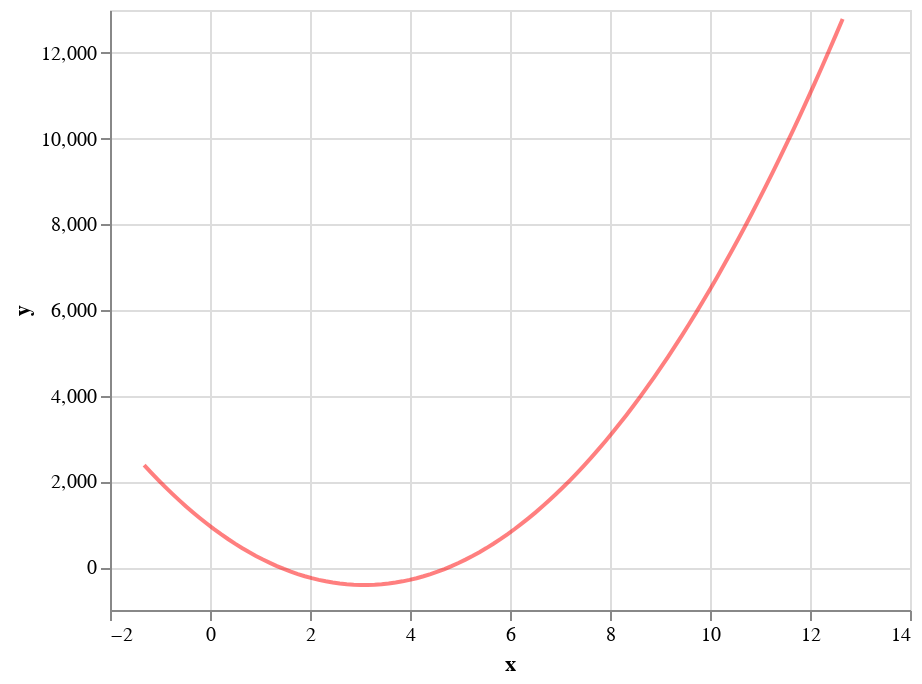

The code cell stored with this chart in its notebook:
### Code cell
#prediction grid
poly_pred_grid = pd.DataFrame({
    "x": np.linspace(poly_df['x'].min(), poly_df['x'].max(), num=101)
})

def get_one_bootstrap_poly_fit():
    #resample the data with replacement (replace=True) to a data frame with 
    #the same number of data points (frac=1.0)
    resampled_df = poly_df.sample(frac=1.0, replace=True)

    #fit model to resampled data
    X = resampled_df[['x']] #[[ ]] subsets so X remains a DataFrame
    y = resampled_df['y']   #y should be an array, so we use [ ]
    
    #x must be transformed into polynomials (e.g. x, x^2, x^3 ... up to the value of `degree`)
    polynomial_features = PolynomialFeatures(degree=2)
    X_poly = polynomial_features.fit_transform(X)
    poly_reg = linear_model.LinearRegression()
    poly_reg.fit(X_poly, y)
    
    return poly_reg


def get_poly_fit_chart(poly_reg, opacity=0.5):
    #use the model to predict y at each x position
    polynomial_features = PolynomialFeatures(degree=2)
    pred_df = pd.DataFrame({
        'x': poly_pred_grid['x'],
        'y': poly_reg.predict(polynomial_features.fit_transform(poly_pred_grid))
    })

    #return an Altair chart showing the fit line
    return alt.Chart(pred_df).mark_line(
        opacity=opacity,
        color='red'
    ).encode(
        x='x',
        y='y'
    )

poly_reg = get_one_bootstrap_poly_fit()
get_poly_fit_chart(poly_reg)

### Figure 1 — Vega-Lite specification as saved in the notebook (floating-point values rounded to 4 significant figures)
{"config": {"view": {"continuousWidth": 400, "continuousHeight": 300}}, "data": {"name": "data-cc99e34557cf7e9030780b1488f2f9bd"}, "mark": {"type": "line", "color": "red", "opacity": 0.5}, "encoding": {"x": {"field": "x", "type": "quantitative"}, "y": {"field": "y", "type": "quantitative"}}, "$schema": "https://vega.github.io/schema/vega-lite/v4.17.0.json", "datasets": {"data-cc99e34557cf7e9030780b1488f2f9bd": [{"x": -1.317, "y": 2381.0}, {"x": -1.177, "y": 2206.0}, {"x": -1.037, "y": 2037.0}, {"x": -0.8978, "y": 1874.0}, {"x": -0.7581, "y": 1716.0}, {"x": -0.6184, "y": 1564.0}, {"x": -0.4787, "y": 1417.0}, {"x": -0.339, "y": 1277.0}, {"x": -0.1993, "y": 1141.0}, {"x": -0.05955, "y": 1012.0}, {"x": 0.08015, "y": 887.7}, {"x": 0.2198, "y": 769.4}, {"x": 0.3595, "y": 656.6}, {"x": 0.4992, "y": 549.5}, {"x": 0.6389, "y": 448.1}, {"x": 0.7786, "y": 352.3}, {"x": 0.9183, "y": 262.1}, {"x": 1.058, "y": 177.5}, {"x": 1.198, "y": 98.56}, {"x": 1.337, "y": 25.26}, {"x": 1.477, "y": -42.41}, {"x": 1.617, "y": -104.5}, {"x": 1.757, "y": -160.9}, {"x": 1.896, "y": -211.6}, {"x": 2.036, "y": -256.8}, {"x": 2.176, "y": -296.3}, {"x": 2.315, "y": -330.2}, {"x": 2.455, "y": -358.4}, {"x": 2.595, "y": -381.0}, {"x": 2.734, "y": -398.0}, {"x": 2.874, "y": -409.4}, {"x": 3.014, "y": -415.1}, {"x": 3.154, "y": -415.2}, {"x": 3.293, "y": -409.6}, {"x": 3.433, "y": -398.5}, {"x": 3.573, "y": -381.7}, {"x": 3.712, "y": -359.2}, {"x": 3.852, "y": -331.2}, {"x": 3.992, "y": -297.5}, {"x": 4.131, "y": -258.1}, {"x": 4.271, "y": -213.2}, {"x": 4.411, "y": -162.6}, {"x": 4.551, "y": -106.4}, {"x": 4.69, "y": -44.5}, {"x": 4.83, "y": 22.99}, {"x": 4.97, "y": 96.11}, {"x": 5.109, "y": 174.9}, {"x": 5.249, "y": 259.3}, {"x": 5.389, "y": 349.3}, {"x": 5.528, "y": 444.9}, {"x": 5.668, "y": 546.2}, {"x": 5.808, "y": 653.1}, {"x": 5.948, "y": 765.6}, {"x": 6.087, "y": 883.8}, {"x": 6.227, "y": 1008.0}, {"x": 6.367, "y": 1137.0}, {"x": 6.506, "y": 1272.0}, {"x": 6.646, "y": 1413.0}, {"x": 6.786, "y": 1559.0}, {"x": 6.925, "y": 1711.0}, {"x": 7.065, "y": 1869.0}, {"x": 7.205, "y": 2032.0}, {"x": 7.345, "y": 2201.0}, {"x": 7.484, "y": 2375.0}, {"x": 7.624, "y": 2555.0}, {"x": 7.764, "y": 2741.0}, {"x": 7.903, "y": 2933.0}, {"x": 8.043, "y": 3130.0}, {"x": 8.183, "y": 3332.0}, {"x": 8.322, "y": 3541.0}, {"x": 8.462, "y": 3754.0}, {"x": 8.602, "y": 3974.0}, {"x": 8.742, "y": 4199.0}, {"x": 8.881, "y": 4430.0}, {"x": 9.021, "y": 4666.0}, {"x": 9.161, "y": 4908.0}, {"x": 9.3, "y": 5156.0}, {"x": 9.44, "y": 5410.0}, {"x": 9.58, "y": 5668.0}, {"x": 9.719, "y": 5933.0}, {"x": 9.859, "y": 6203.0}, {"x": 9.999, "y": 6479.0}, {"x": 10.14, "y": 6761.0}, {"x": 10.28, "y": 7048.0}, {"x": 10.42, "y": 7341.0}, {"x": 10.56, "y": 7639.0}, {"x": 10.7, "y": 7943.0}, {"x": 10.84, "y": 8253.0}, {"x": 10.98, "y": 8568.0}, {"x": 11.12, "y": 8889.0}, {"x": 11.26, "y": 9215.0}, {"x": 11.4, "y": 9547.0}, {"x": 11.54, "y": 9885.0}, {"x": 11.68, "y": 10230.0}, {"x": 11.81, "y": 10580.0}, {"x": 11.95, "y": 10930.0}, {"x": 12.09, "y": 11290.0}, {"x": 12.23, "y": 11660.0}, {"x": 12.37, "y": 12030.0}, {"x": 12.51, "y": 12410.0}, {"x": 12.65, "y": 12790.0}]}}
